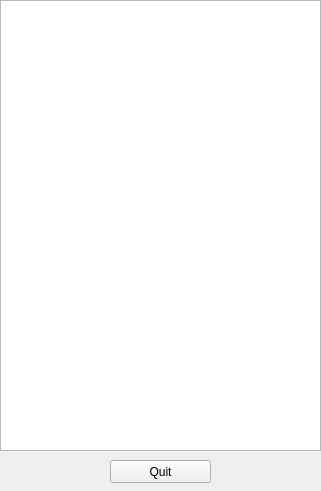
<?xml version="1.0" encoding="UTF-8"?>
<ui version="4.0">
 <class>Form</class>
 <widget class="QWidget" name="Form">
  <property name="geometry">
   <rect>
    <x>0</x>
    <y>0</y>
    <width>321</width>
    <height>491</height>
   </rect>
  </property>
  <property name="windowTitle">
   <string>Form</string>
  </property>
  <widget class="QTextEdit" name="textEdit">
   <property name="geometry">
    <rect>
     <x>0</x>
     <y>0</y>
     <width>321</width>
     <height>451</height>
    </rect>
   </property>
  </widget>
  <widget class="QPushButton" name="pushButton">
   <property name="geometry">
    <rect>
     <x>110</x>
     <y>460</y>
     <width>101</width>
     <height>23</height>
    </rect>
   </property>
   <property name="text">
    <string>Quit</string>
   </property>
  </widget>
 </widget>
 <resources/>
 <connections/>
</ui>
